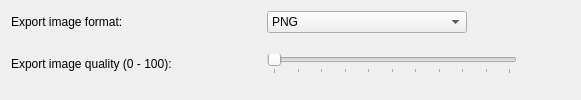
       <widget class="QWidget" name="ExportSettingsTabGeometry">
        <attribute name="title">
         <string>Export Settings</string>
        </attribute>
        <layout class="QGridLayout" name="gridLayout_6">
         <item row="0" column="0">
          <layout class="QGridLayout" name="gridLayoutTabExportSettings">
           <item row="1" column="0">
            <layout class="QVBoxLayout" name="verticalLayoutExportQuality">
             <item>
              <layout class="QHBoxLayout" name="horizontalLayoutExportQuality">
               <item>
                <widget class="QLabel" name="labelQuality">
                 <property name="minimumSize">
                  <size>
                   <width>250</width>
                   <height>0</height>
                  </size>
                 </property>
                 <property name="maximumSize">
                  <size>
                   <width>250</width>
                   <height>16777215</height>
                  </size>
                 </property>
                 <property name="text">
                  <string>&lt;html&gt;&lt;head/&gt;&lt;body&gt;&lt;p&gt;Export image quality (0 - 100):&lt;/p&gt;&lt;/body&gt;&lt;/html&gt;</string>
                 </property>
                </widget>
               </item>
               <item>
                <widget class="QSlider" name="horizontalSliderQuality">
                 <property name="sizePolicy">
                  <sizepolicy hsizetype="Preferred" vsizetype="Fixed">
                   <horstretch>0</horstretch>
                   <verstretch>0</verstretch>
                  </sizepolicy>
                 </property>
                 <property name="minimumSize">
                  <size>
                   <width>250</width>
                   <height>0</height>
                  </size>
                 </property>
                 <property name="maximumSize">
                  <size>
                   <width>600</width>
                   <height>16777215</height>
                  </size>
                 </property>
                 <property name="maximum">
                  <number>100</number>
                 </property>
                 <property name="orientation">
                  <enum>Qt::Horizontal</enum>
                 </property>
                 <property name="tickPosition">
                  <enum>QSlider::TicksBelow</enum>
                 </property>
                 <property name="tickInterval">
                  <number>10</number>
                 </property>
                </widget>
               </item>
               <item>
                <widget class="QLabel" name="labelQualityValue">
                 <property name="text">
                  <string/>
                 </property>
                </widget>
               </item>
               <item>
                <spacer name="horizontalSpacer_2">
                 <property name="orientation">
                  <enum>Qt::Horizontal</enum>
                 </property>
                 <property name="sizeHint" stdset="0">
                  <size>
                   <width>40</width>
                   <height>20</height>
                  </size>
                 </property>
                </spacer>
               </item>
              </layout>
             </item>
            </layout>
           </item>
           <item row="0" column="0">
            <layout class="QVBoxLayout" name="verticalLayoutExportFormat">
             <item>
              <layout class="QHBoxLayout" name="horizontalLayoutExportFormat">
               <item>
                <widget class="QLabel" name="labelFormat">
                 <property name="minimumSize">
                  <size>
                   <width>250</width>
                   <height>0</height>
                  </size>
                 </property>
                 <property name="maximumSize">
                  <size>
                   <width>250</width>
                   <height>16777215</height>
                  </size>
                 </property>
                 <property name="text">
                  <string>Export image format:</string>
                 </property>
                </widget>
               </item>
               <item>
                <widget class="QComboBox" name="comboBoxFormat">
                 <property name="minimumSize">
                  <size>
                   <width>200</width>
                   <height>0</height>
                  </size>
                 </property>
                 <property name="maximumSize">
                  <size>
                   <width>400</width>
                   <height>16777215</height>
                  </size>
                 </property>
                 <item>
                  <property name="text">
                   <string>PNG</string>
                  </property>
                 </item>
                 <item>
                  <property name="text">
                   <string>TIFF</string>
                  </property>
                 </item>
                 <item>
                  <property name="text">
                   <string>JPG</string>
                  </property>
                 </item>
                 <item>
                  <property name="text">
                   <string>BMP</string>
                  </property>
                 </item>
                </widget>
               </item>
               <item>
                <spacer name="horizontalSpacer">
                 <property name="orientation">
                  <enum>Qt::Horizontal</enum>
                 </property>
                 <property name="sizeHint" stdset="0">
                  <size>
                   <width>40</width>
                   <height>20</height>
                  </size>
                 </property>
                </spacer>
               </item>
              </layout>
             </item>
            </layout>
           </item>
          </layout>
         </item>
        </layout>
       </widget>
